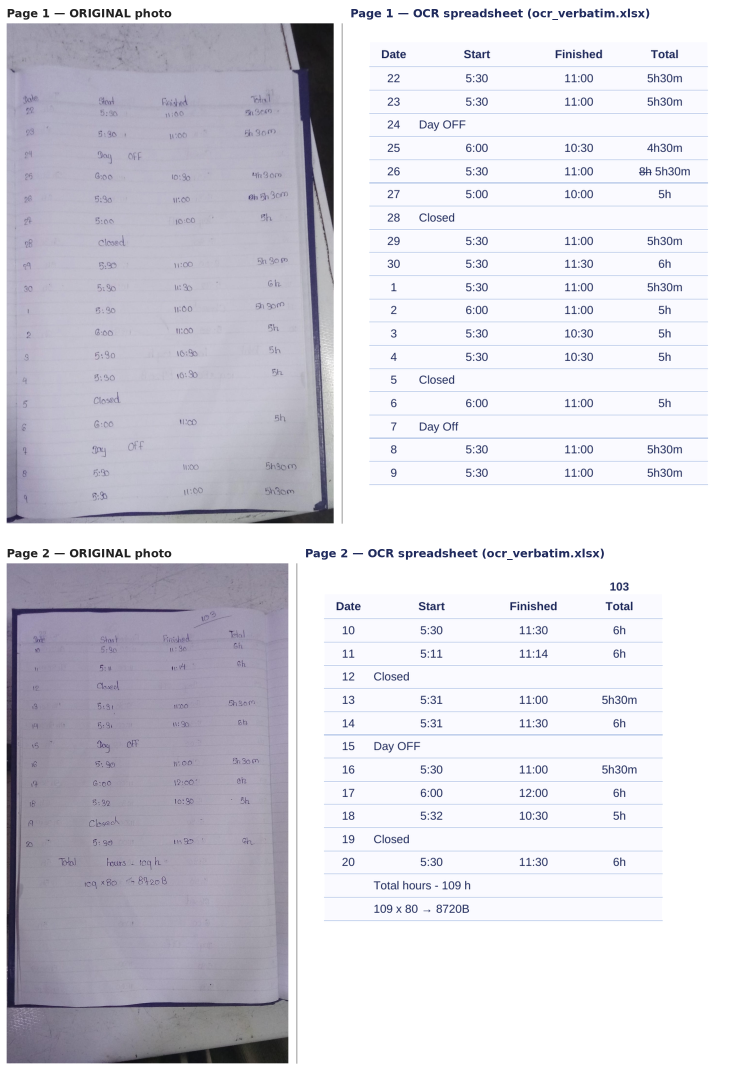
#> input picture timesheet/ocr_comparison.png, 2201 x 3200 px (shown at 1/3 size)
$ python make_comparison.py ocr_comparison.png ocr_comparison.png ocr_comparison.png ocr_comparison.png ocr_comparison.png
#> lines starting #> are read from the running program, lines starting #| are printed output that depends on the picture
"""Side-by-side: original notebook photo (left) vs rendered OCR workbook (right), one panel per page."""
import sys
from PIL import Image, ImageChops, ImageDraw, ImageFont

photos, renders, out = sys.argv[1:3], sys.argv[3:5], sys.argv[5]
H = 1500
try:
    font = ImageFont.truetype("/usr/share/fonts/truetype/dejavu/DejaVuSans-Bold.ttf", 34)
except OSError:
    font = ImageFont.load_default()

def trim(im):
    bg = Image.new(im.mode, im.size, (255, 255, 255))
#> bg: PIL image 2201x3200 RGB; every value is 255
    box = ImageChops.difference(im, bg).getbbox()
#> box = (20, 26, 2128, 3191)
#> im is the input picture: PIL image 2201x3200 RGB; mean R, G, B 213.8, 212.6, 221.2
    return im.crop((box[0] - 30, box[1] - 30, box[2] + 30, box[3] + 30))
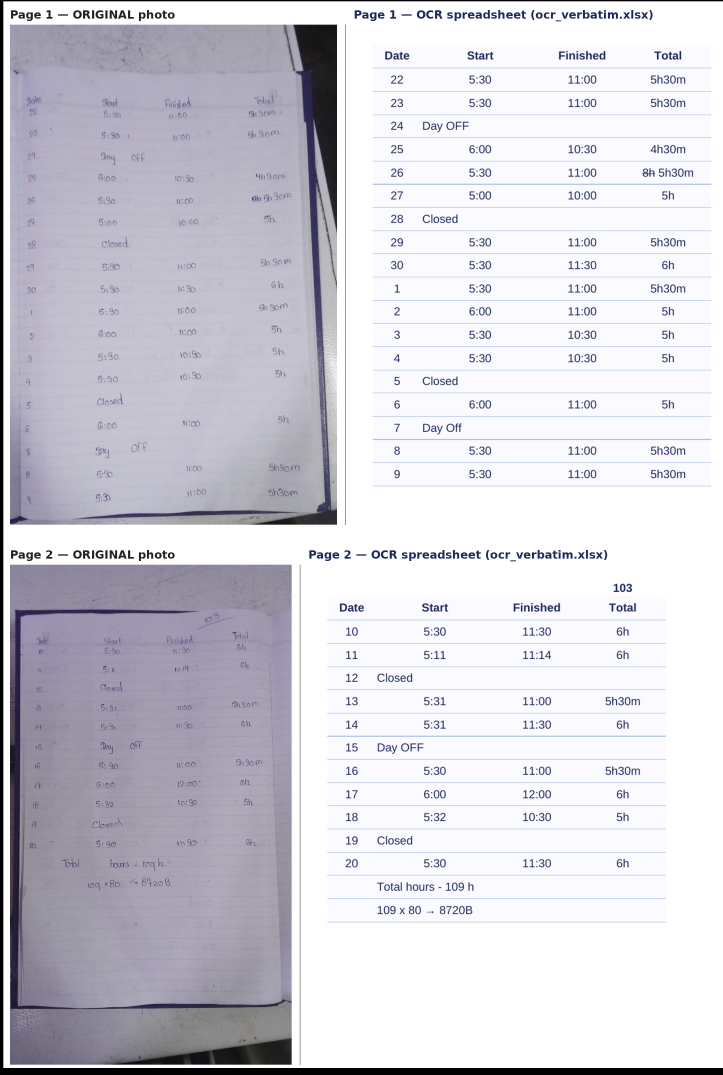
#> returned value: PIL image 2168x3225 RGB (shown at 1/3 size); mean R, G, B 210.3, 209.1, 217.8

def fit(im, h):
    return im.resize((round(im.width * h / im.height), h), Image.LANCZOS)

panels = []
for i, (p, r) in enumerate(zip(photos, renders), 1):
    a = fit(Image.open(p).convert("RGB"), H)
    b = trim(Image.open(r).convert("RGB"))
    b = fit(b, min(H, round(b.height * 1.9)))
    w = a.width + b.width + 90
#> w = 2130
    canvas = Image.new("RGB", (w, H + 80), "white")
#> canvas: PIL image 2130x1580 RGB; every value is 255
    d = ImageDraw.Draw(canvas)
    d.text((20, 20), f"Page {i} — ORIGINAL photo", fill="#222", font=font)
    d.text((a.width + 70, 20), f"Page {i} — OCR spreadsheet (ocr_verbatim.xlsx)", fill="#1F2A5C", font=font)
    canvas.paste(a, (20, 70))
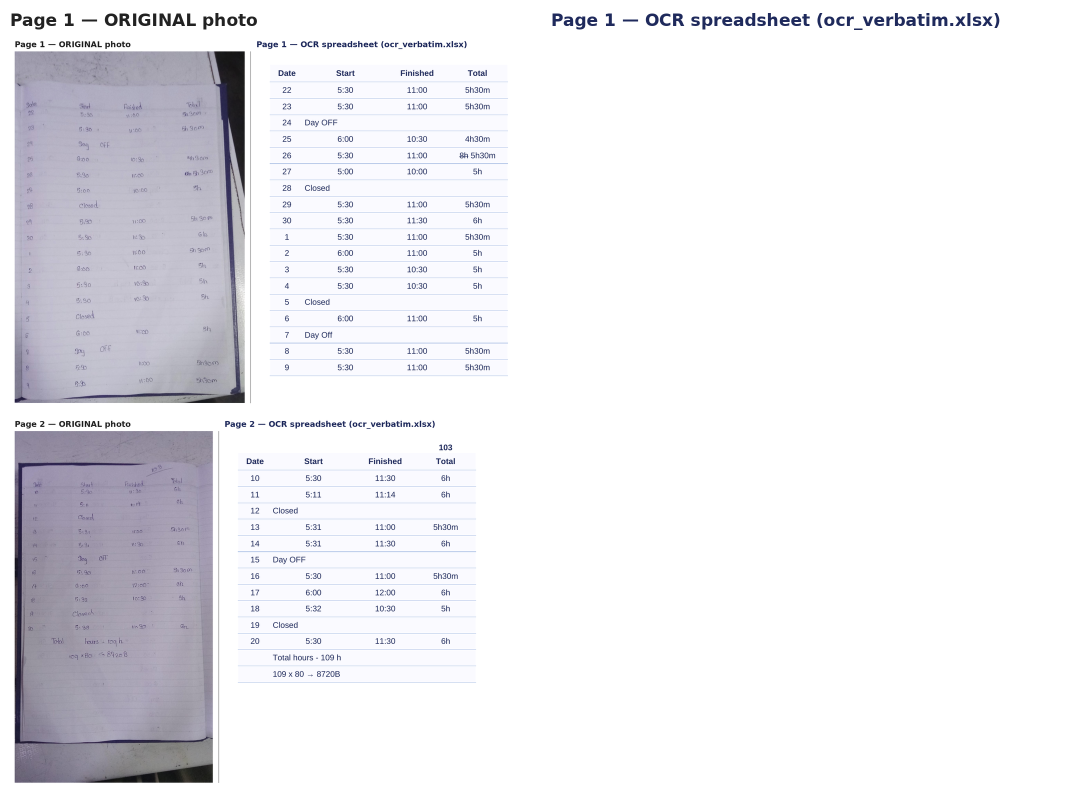
#> canvas: PIL image 2130x1580 RGB (shown at 1/2 size); mean R, G, B 235, 234.5, 238.6
    canvas.paste(b, (a.width + 70, 70))
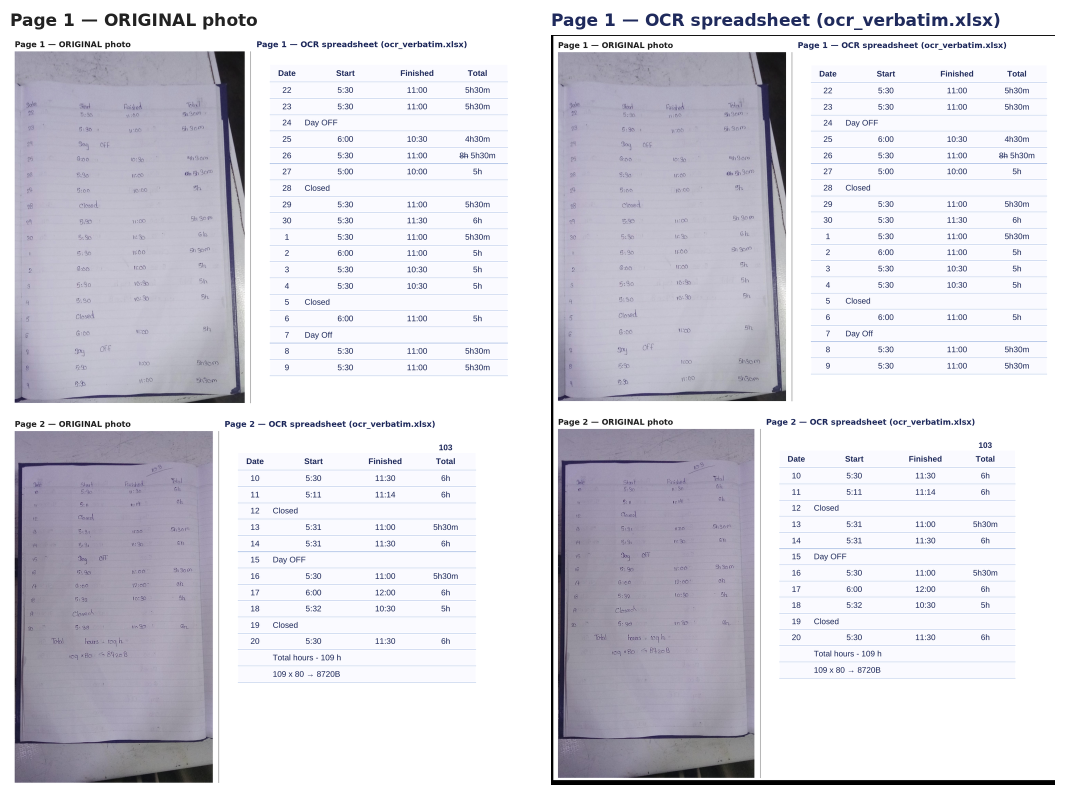
#> canvas: PIL image 2130x1580 RGB (shown at 1/2 size); mean R, G, B 214.9, 213.9, 221.9
    d.line([(a.width + 45, 70), (a.width + 45, H + 70)], fill="#999", width=3)
    panels.append(canvas)

W = max(p.width for p in panels)
#> W = 2130
sheet = Image.new("RGB", (W, sum(p.height for p in panels) + 40), "white")
#> sheet: PIL image 2130x3200 RGB; every value is 255
y = 0
for p in panels:
    sheet.paste(p, (0, y)); y += p.height + 40
#> this loop made 2 passes
#> y on passes 1 to 2: 1620, 3240
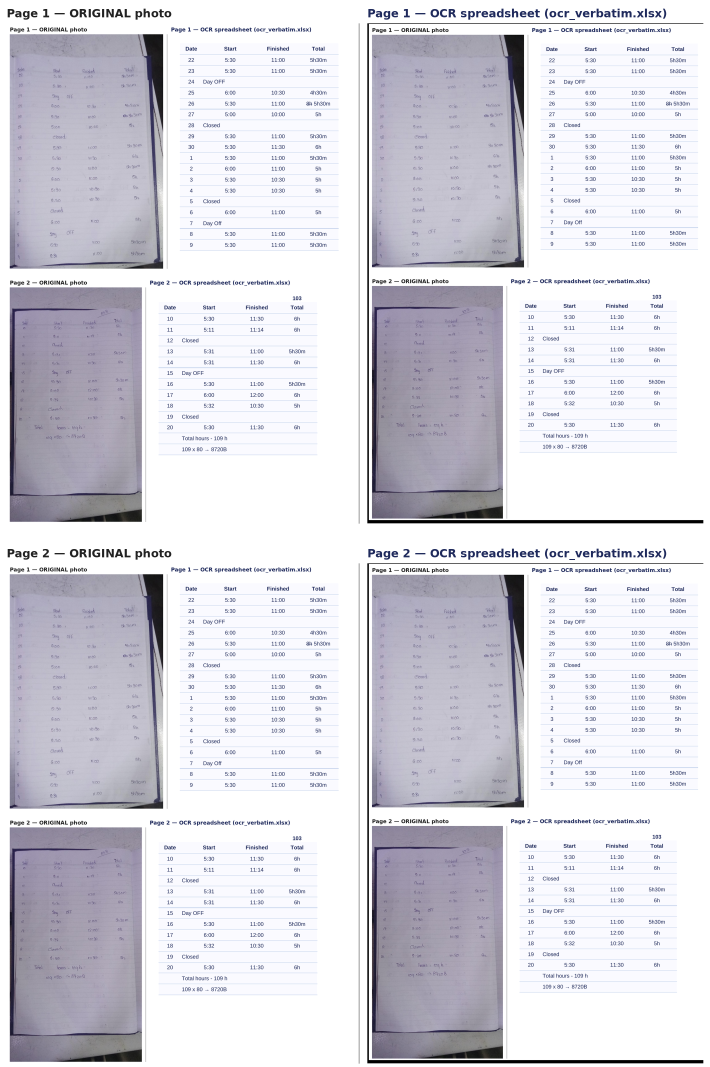
#> sheet: PIL image 2130x3200 RGB (shown at 1/3 size); mean R, G, B 215.3, 214.3, 222.1
#> after the loop, y = 3240
sheet.save(out, optimize=True)
print(out, sheet.size)
#| ocr_comparison.png (2130, 3200)
